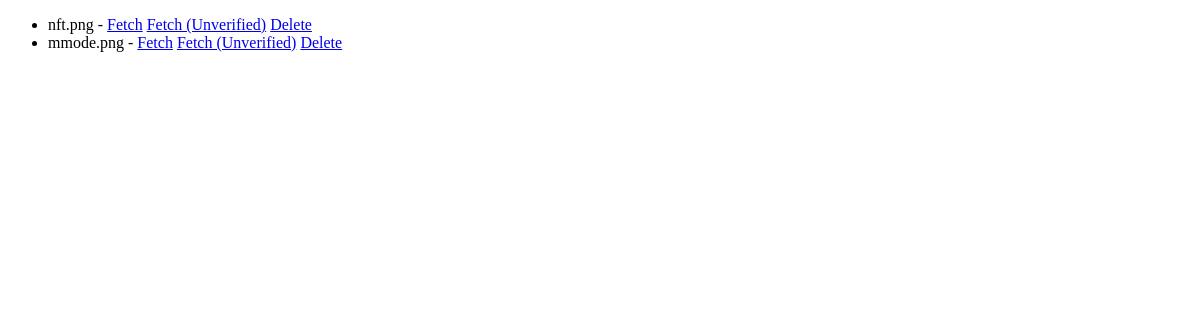
/medimode/my_documents (signed in), run on an earlier commit of the app's database.
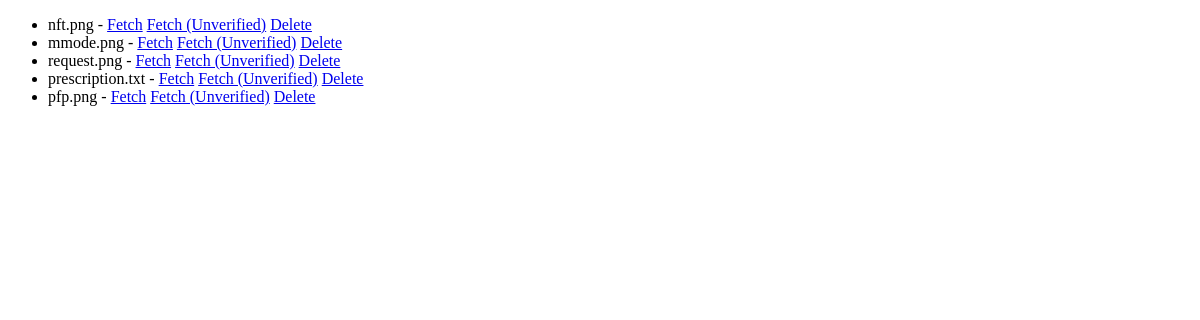
And on a later commit of the database.
### medimode/models/interaction_models.py (models this page shows, shortened)
class Shareable(Document):
	owner = models.ForeignKey(to=Profile, on_delete=models.CASCADE, related_name='owned_shareables')
	shared_with = models.ManyToManyField(to=Profile, related_name='can_access', blank=True)

### medimode/models/doc_models.py (models this page shows, shortened)
class Document(models.Model):
	doc_file = models.FileField(upload_to='uploads/documents')
	doc_hash = models.CharField(max_length=256, default='')
	filename = models.CharField(max_length=100)

### medimode/views.py (the view)
# urls.py: path('my_documents', views.MyDocuments.as_view(), name='my_documents'),
class MyDocuments(AuthListView):
	model = Shareable
	def get_queryset(self):
		return Shareable.objects.filter(owner=self.request.user.profile) | Shareable.objects.filter(
			shared_with=self.request.user.profile)

### medimode/views_base.py (called while the page is built)
	def test_func(self):
		return self.request.user.is_staff or self.request.user.profile.approved

### templates/medimode/shareable_list.html (shortened to what this page needs)
<!DOCTYPE html>
<html lang="en">
<head>
</head>
<body>
{% block content %}
    <ul>
        {% for document in object_list %}
            <li>{{ document.filename }} -
                <a href="/medimode/media/verify/{{ document.doc_file.name }}">Fetch</a>
                <a href="/medimode/media/{{ document.doc_file.name }}">Fetch (Unverified)</a>
                <a href="/medimode/media/delete/{{ document.doc_file.name }}">Delete</a>
            </li>
        {% endfor %}
    </ul>
{% endblock %}
</body>
</html>

What changed in the data, as far as the page shows it:
added Shareable: filename "request.png"
added Shareable: filename "prescription.txt"
added Shareable: filename "pfp.png"
